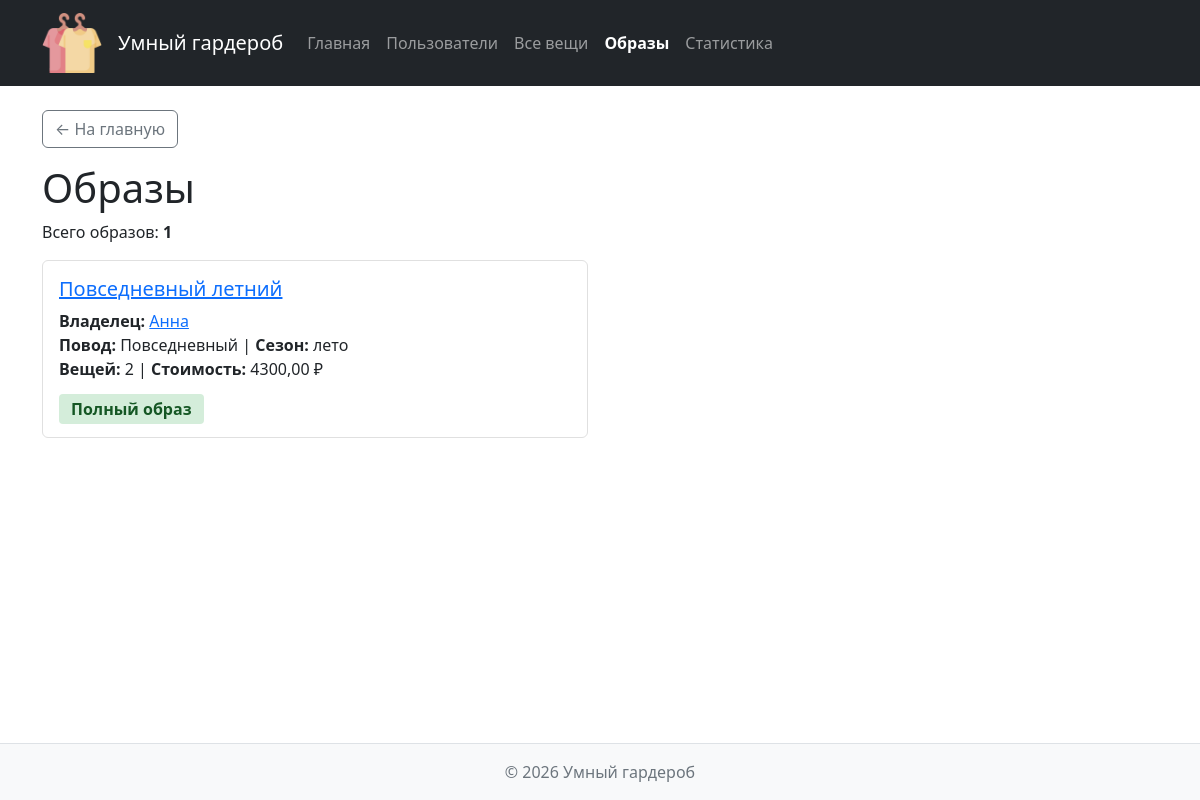
Screenshot of /outfits/ with the database file from the repository.
### outfits/views.py (the view)
# urls.py: path("", views.outfit_list, name="outfit_list"),
def outfit_list(request):
    conn = get_connection()
    conn.row_factory = sqlite3.Row
    outfits = conn.execute("""
        SELECT o.id, o.user_id, o.name, o.season, u.name AS user_name,
               COUNT(oi.clothing_item_id) AS items_count,
               COALESCE(SUM(ci.price), 0) AS total_cost,
               CASE o.occasion
                   WHEN 'casual' THEN 'Повседневный'
                   WHEN 'business' THEN 'Деловой'
                   WHEN 'evening' THEN 'Вечерний'
                   WHEN 'sport' THEN 'Спортивный'
                   WHEN 'festive' THEN 'Праздничный'
                   ELSE o.occasion
               END AS occasion_display
        FROM outfits o
        JOIN users u ON o.user_id = u.id
        LEFT JOIN outfit_items oi ON o.id = oi.outfit_id
        LEFT JOIN clothing_items ci ON oi.clothing_item_id = ci.id
        GROUP BY o.id, o.user_id, o.name, o.season, u.name
        ORDER BY o.name
    """).fetchall()
    outfits_data = []
    for row in outfits:
        outfit = dict(row)
        conn2 = get_connection()
        categories = conn2.execute("""
            SELECT cat.name
            FROM outfit_items oi
            JOIN clothing_items ci ON oi.clothing_item_id = ci.id
            JOIN categories cat ON ci.category_id = cat.id
            WHERE oi.outfit_id = ?
        """, [outfit['id']]).fetchall()
        conn2.close()
        cat_names = {cat['name'] for cat in categories}
        outfit['is_complete'] = 'верх' in cat_names and 'низ' in cat_names
        outfits_data.append(outfit)
    conn.close()
    return render(request, "outfits/outfit_list.html", {"outfits": outfits_data})

### db/database.py (called while the page is built)
def get_connection():
    conn = sqlite3.connect(DB_PATH)
    conn.execute("PRAGMA foreign_keys = ON")
    conn.row_factory = sqlite3.Row
    return conn

### outfits/templates/outfits/outfit_list.html (shortened to what this page needs)
{% extends 'base.html' %}
{% block content %}
<a href="{% url 'homepage:index' %}" class="btn btn-outline-secondary btn-back">← На главную</a>
<h1>Образы</h1>
<p>Всего образов: <strong>{{ outfits|length }}</strong></p>
{% if outfits %}
<div class="row">
    {% for outfit in outfits %}
    <div class="col-md-6 mb-3">
        <div class="card clothing-card">
            <div class="card-body">
                <h5 class="card-title">
                    <a href="{% url 'outfits:outfit_detail' outfit.id %}">
                        {{ outfit.name|default:"Без названия" }}
                    </a>
                </h5>
                <p class="card-text">
                    <strong>Владелец:</strong> <a href="{% url 'accounts:user_detail' outfit.user_id %}">{{ outfit.user_name }}</a><br>
                    <strong>Повод:</strong> {{ outfit.occasion_display }} | <strong>Сезон:</strong> {{ outfit.season }}<br>
                    <strong>Вещей:</strong> {{ outfit.items_count }} | <strong>Стоимость:</strong> {{ outfit.total_cost|floatformat:2 }} ₽
                </p>
                {% if outfit.is_complete %}
                    <span class="outfit-status outfit-status-complete">Полный образ</span>
                {% else %}
                    <span class="outfit-status outfit-status-incomplete">Неполный</span>
                {% endif %}
            </div>
        </div>
    </div>
    {% empty %}
    <div class="col-12">
        <p class="alert alert-info">Образов пока нет.</p>
    </div>
    {% endfor %}
</div>
{% else %}
<p class="alert alert-info">Образов пока нет.</p>
{% endif %}
{% endblock %}

### homepage/static/homepage/css/style.css (style rules this page uses)
body { min-height: 100vh; display: flex; flex-direction: column; }
.clothing-card { transition: transform 0.2s, box-shadow 0.2s; border: 1px solid #e0e0e0; }
.outfit-status { font-weight: 600; padding: 0.25rem 0.75rem; border-radius: 4px; }
.outfit-status-complete { background-color: #d4edda; color: #155724; }
.btn-back { margin-bottom: 1rem; }

### rows the page displays
outfits: name "Повседневный летний", user_name "Анна", occasion_display "Повседневный", season "лето", items_count "2", total_cost "4300,00"

### other values shown
{{ outfits|length }} "1"
